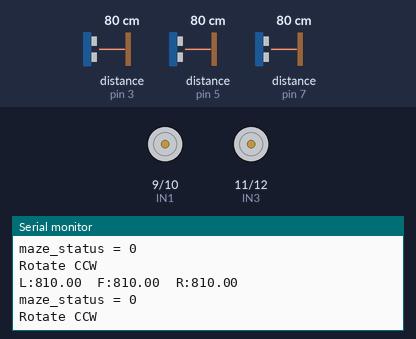
A sketch run on a simulated Arduino Uno, built with avr-gcc and run on an emulated ATmega328P. On the bench: motor-driver pin pairs drawn as motors (green arrow = first pin HIGH = forward, orange = second pin HIGH = backward, longer = more drive, scaled by the enable pin), the last lines printed to the serial monitor. The inputs (shaded band) are chosen by the test bench; at power-on: distance to the obstacle (sensors on pin 3, pin 7, pin 5) 80 cm. The echo pulse lasts 58.3 µs per cm.

Above: at 1.2 s.
1.3 s: distance to the obstacle (sensor on pin 3) set to 147 cm
At 2.0 s:
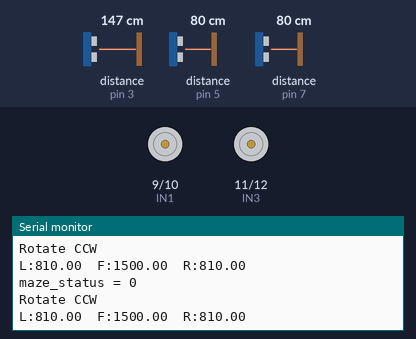
2.8 s: distance to the obstacle (sensor on pin 3) set to 156 cm
At 3.6 s:
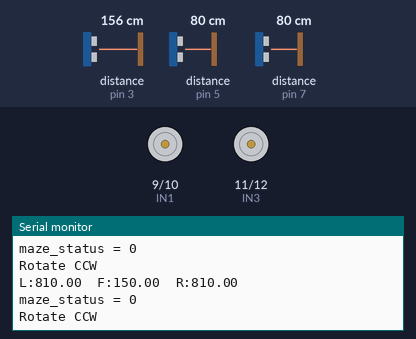
4.3 s: distance to the obstacle (sensor on pin 7) set to 23 cm
At 5.0 s:
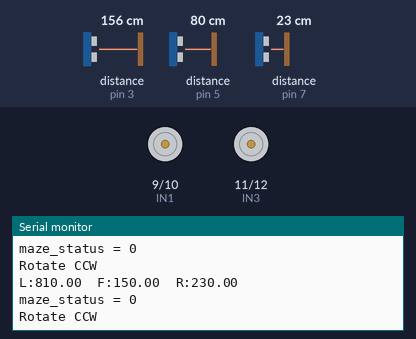
6.0 s: distance to the obstacle (sensor on pin 7) set to 18 cm
At 7.9 s:
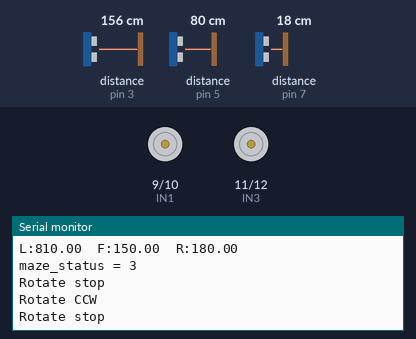
9.0 s: distance to the obstacle (sensor on pin 7) set to 35 cm
10.9 s: distance to the obstacle (sensor on pin 5) set to 2 cm
At 12.0 s:
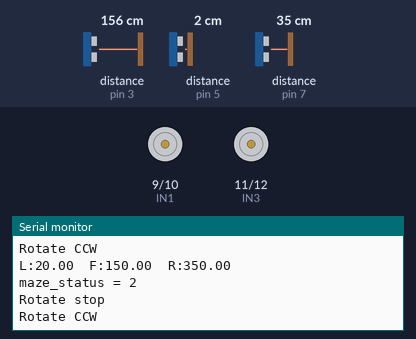
Timing chart, 0 to 13.9 s (numbered marks = the images above; inputs shaded):
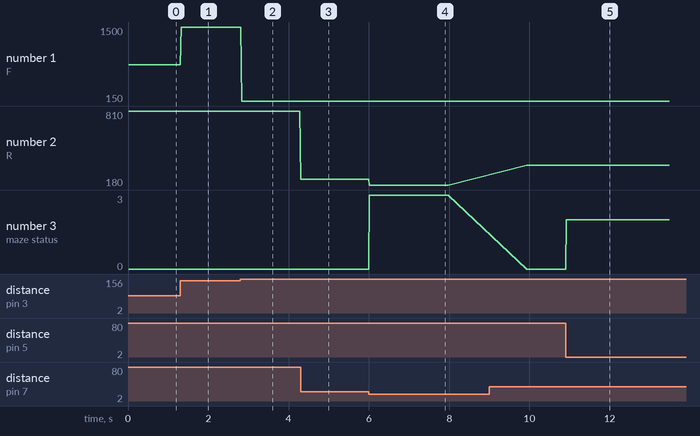

Measured:
- the behaviour switches between 150 and 151 cm on distance to the obstacle (sensor on pin 3) (found by bisection; images 1 and 2)
- the behaviour switches between 21 and 20 cm on distance to the obstacle (sensor on pin 7) (found by bisection; images 3 and 4)
- after the input at 1.3 s, the serial monitor: prints a new line at once (image 1)
- after the input at 2.8 s, the serial monitor: prints a new line at once (image 2)
- after the input at 4.3 s, the serial monitor: prints a new line at once (image 3)
- after the input at 6.0 s, the serial monitor: prints a new line at once (image 4)
- after the input at 10.9 s, the serial monitor: prints a new line at once (image 5)
- plotted number 1: 810 → 1500 after the input at 1.3 s, 1500 → 150 after the input at 2.8 s

The sketch:

maze2.ino
```cpp
////////////////////////// sonar ////////////////////////
#include <NewPing.h>

#define SONAR_NUM 3      // Number of sensors.
#define MAX_DISTANCE 150 // Maximum distance (in cm) to ping.

#define Front 0
#define Left  1
#define Right 2

#define TRIG1 2  // 초음파 센서 1번 Trig 핀 번호
#define ECHO1 3  // 초음파 센서 1번 Echo 핀 번호

#define TRIG2 4  // 초음파 센서 2번 Trig 핀 번호 왼쪽
#define ECHO2 5  // 초음파 센서 2번 Echo 핀 번호

#define TRIG3 6  // 초음파 센서 3번 Trig 핀 번호 오른쪽
#define ECHO3 7  // 초음파 센서 3번 Echo 핀 번호

NewPing sonar[SONAR_NUM] = {   // Sensor object array.
  NewPing(TRIG1, ECHO1, MAX_DISTANCE), // Each sensor's trigger pin, echo pin, and max distance to ping.
  NewPing(TRIG2, ECHO2, MAX_DISTANCE),
  NewPing(TRIG3, ECHO3, MAX_DISTANCE)
};

  float front_sonar   = 0.0;
  float left_sonar    = 0.0;
  float right_sonar   = 0.0;

///////////////////////// L298N //////////////////////////
#define ENA 8
#define IN1 9
#define IN2 10
#define IN3 11
#define IN4 12
#define ENB 13

///////////////////////// Maze Status ////////////////////
int maze_status = 0;

void setup()
{
  //put your setup code here, to run once:
 /*
  pinMode(TRIG1, OUTPUT);
  pinMode(ECHO1, INPUT);
  pinMode(TRIG2, OUTPUT);
  pinMode(ECHO2, INPUT);
  pinMode(TRIG3, OUTPUT);
  pinMode(ECHO3, INPUT);
*/
  pinMode(ENA, OUTPUT);
  pinMode(IN1, OUTPUT);
  pinMode(IN2, OUTPUT);

  pinMode(IN3, OUTPUT);
  pinMode(IN4, OUTPUT);
  pinMode(ENB, OUTPUT);

  Serial.begin(115200); // 통신속도를 115200으로 정의함
}

long sonar_front(void)  //초음파 센서 1번 측정 함수
{
  long duration1, distance1;
  digitalWrite(TRIG1, HIGH);
  delayMicroseconds(10);
  digitalWrite(TRIG1, LOW);
  duration1 = pulseIn(ECHO1, HIGH);
  distance1 = ( (float) (340*duration1)/1000)/2;
  return distance1;
}

long sonar2(void)  //초음파 센서 2번 측정 함수
{
  long duration2, distance2;
  digitalWrite(TRIG2, HIGH);
  delayMicroseconds(10);
  digitalWrite(TRIG2, LOW);
  duration2 = pulseIn(ECHO2, HIGH);
  distance2 = ( (float) (340*duration2)/1000)/2;
  return distance2;
}

long sonar3(void)  //초음파 센서 3번 측정 함수
{
  long duration3, distance3;
  digitalWrite(TRIG3, HIGH);
  delayMicroseconds(10);
  digitalWrite(TRIG3, LOW);
  duration3 = pulseIn(ECHO3, HIGH);
  distance3 = ( (float) (340*duration3)/1000)/2;
  return distance3;
}

void motor_A_contro1(int direction_a, int motor_speed_a) //모터 A의 방향(direction)과 속도 (speed)제어
{
   if(direction_a == HIGH)
   {
     digitalWrite(IN1, HIGH);               // 모터의 방향 제어
     digitalWrite(IN2, LOW);
     analogWrite(ENA,motor_speed_a);        // 모터의 속도 제어
   }
   else
   {
     digitalWrite(IN1, LOW);
     digitalWrite(IN2, HIGH);
     analogWrite(ENA,motor_speed_a);
   }

}


void motor_B_contro1(int direction_b, int motor_speed_b) //모터 B의 방향(direction)과 속도 (speed)제어
{
   if(direction_b == HIGH)
   {
     digitalWrite(IN3, HIGH);               // 모터의 방향 제어
     digitalWrite(IN4, LOW);
     analogWrite(ENB,motor_speed_b);        // 모터의 속도 제어
   }
   else
   {
     digitalWrite(IN3, LOW);
     digitalWrite(IN4, HIGH);
     analogWrite(ENB,motor_speed_b);

   }

}


void check_maze_status(void)
{
   if( (left_sonar >= 0) && (left_sonar <= 200) && (front_sonar >= 0) && (front_sonar <= 200) && (right_sonar >= 0) && (right_sonar <= 200) )
 {  //3면을 다 막았을때
     maze_status = 4;
     Serial.println("maze_status = 4");
 }
  else if( (left_sonar >= 0) && (left_sonar <= 200) && (right_sonar >= 0) && (right_sonar <= 200) )
 {
     maze_status = 1;
     Serial.println("maze_status = 1");
 }
  else  if( (left_sonar >= 0) && (left_sonar <= 200) && (front_sonar >= 0) && (front_sonar <= 200) )
 {
     maze_status = 2;
     Serial.println("maze_status = 2");
 }
  else  if( (right_sonar >= 0) && (right_sonar <= 200) && (front_sonar >= 0) && (front_sonar <= 200) )
 {
     maze_status = 3;
     Serial.println("maze_status = 3");
 }
  else
 {
    maze_status = 0;
    Serial.println("maze_status = 0");
 }

}


void loop()
{
  //put your main code here, to run repeatedly:


  front_sonar = sonar[Front].ping_cm()*10;       // 전방 센서 측정
  left_sonar  = sonar[Left].ping_cm()*10;        // 좌측 센서 측정
  right_sonar = sonar[Right].ping_cm()*10;       // 우측 센서 츨측정
  if(front_sonar == 0.0) front_sonar = MAX_DISTANCE;        // 0.0 출력이 최대값이므로
  if(left_sonar  == 0.0)  left_sonar  = MAX_DISTANCE;
  if(right_sonar == 0.0) right_sonar = MAX_DISTANCE;

  Serial.print("L:");Serial.print(left_sonar);    Serial.print("  ");
  Serial.print("F:");Serial.print(front_sonar);   Serial.print("  ");
  Serial.print("R:");Serial.println(right_sonar);

  check_maze_status();

  if(maze_status == 4) // 왼쪽 가운데 오른쪽
  {
    Serial.println("Rotate stop");
    motor_A_contro1(HIGH,0);  //오른쪽 정지
    motor_B_contro1(LOW,0);  //왼쪽은 정지
    delay(500);                //일정한 시간 동안 정지

     //180도 회전을 한다
    Serial.println("Rotate CCW");
    motor_A_contro1(HIGH,118);  //오른쪽은 전진
    motor_B_contro1(HIGH,107);  //왼쪽은 전진
    delay(870);

    Serial.println("Rotate stop");
    motor_A_contro1(HIGH,0);  //오른쪽 정지
    motor_B_contro1(LOW,0);  //왼쪽은 정지
    delay(500);                //일정한 시간 동안 정지
  }
 else if(maze_status == 3) // 오른쪽 가운데
  {
    Serial.println("Rotate stop");
    motor_A_contro1(HIGH,0);  //오른쪽 정지
    motor_B_contro1(LOW,0);  //왼쪽은 정지
    delay(500);                //일정한 시간 동안 정지

    //앞면 오른면만 있을 때 왼쪽
    Serial.println("Rotate CCW");
    motor_A_contro1(HIGH,70);  //오른쪽은 전진
    motor_B_contro1(HIGH,59);  //왼쪽은 전진
    delay(940);

    Serial.println("Rotate stop");
    motor_A_contro1(HIGH,0);  //오른쪽 정지
    motor_B_contro1(LOW,0);  //왼쪽은 정지
    delay(500);                //일정한 시간 동안 정지
  }
   else if(maze_status == 2) // 왼쪽 가운데
  {
    Serial.println("Rotate stop");
    motor_A_contro1(HIGH,0);  //오른쪽 정지
    motor_B_contro1(LOW,0);  //왼쪽은 정지
    delay(500);                //일정한 시간 동안 정지

    //앞면 왼쪽면만 있을 때 오른쪽
    Serial.println("Rotate CCW");
    motor_A_contro1(LOW,82);  //오른쪽은 전진
    motor_B_contro1(LOW,73);  //왼쪽은 전진
    delay(750);

    Serial.println("Rotate stop");
    motor_A_contro1(HIGH,0);  //오른쪽 정지
    motor_B_contro1(LOW,0);  //왼쪽은 정지
    delay(500);                //일정한 시간 동안 정지

    Serial.println("Rotate CCW");
    motor_A_contro1(HIGH,85);  //오른쪽은 전진
    motor_B_contro1(LOW,100);  //왼쪽은 전진
    delay(800);
  }
  else if(maze_status == 1)
  {
    //좌우 벽만 있을 때 전진
    Serial.println("Rotate CCW");
    motor_A_contro1(HIGH,85);  //오른쪽은 전진
    motor_B_contro1(LOW,100);  //왼쪽은 전진
  }
  else{
    Serial.println("Rotate CCW");
    motor_A_contro1(HIGH,85);  //오른쪽은 전진
    motor_B_contro1(LOW,100);  //왼쪽은 전진
  }

}
```
